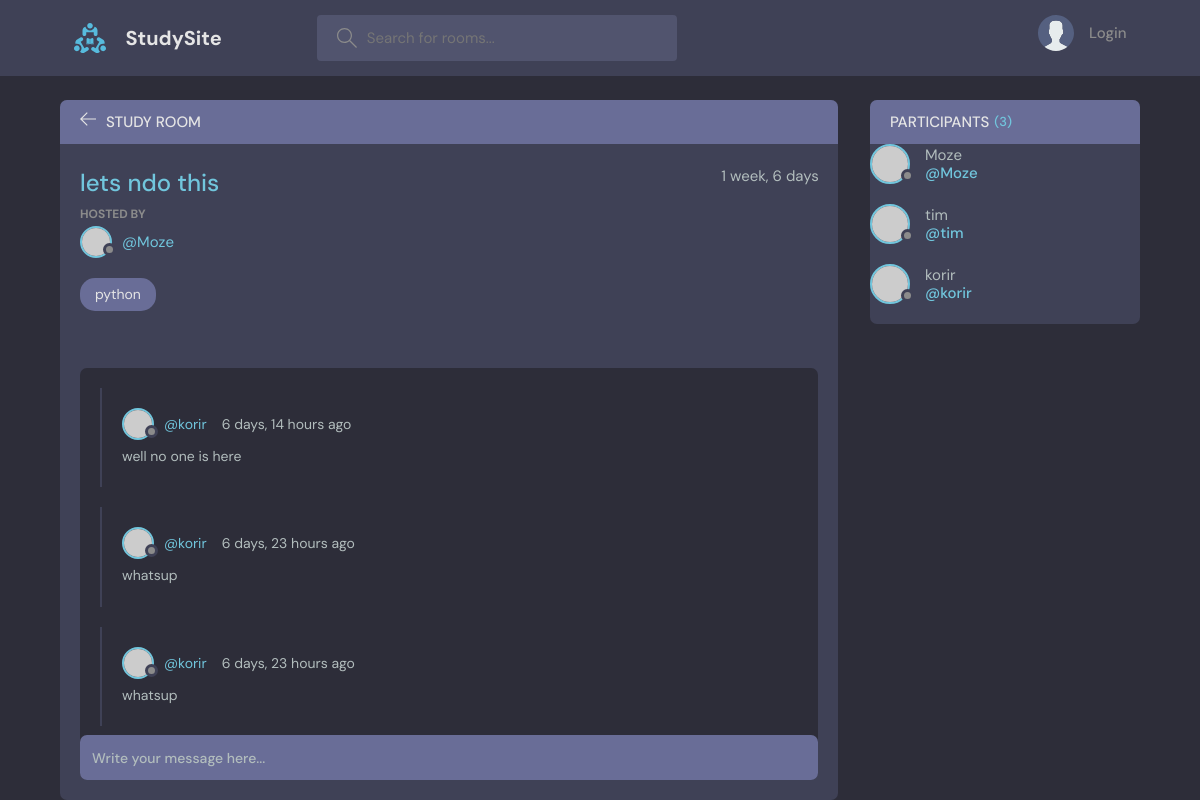
The page /room/4/ on the database its author committed.
### base/models.py (models this page shows, shortened)
class Room(models.Model):
    host =models.ForeignKey(User,on_delete=models.CASCADE)
    topic =models.ForeignKey(Topic,on_delete=models.SET_NULL,null=True)
    name = models.CharField(max_length=200)
    description = models.TextField(null=True,blank=True)
    participants = models.ManyToManyField(User,related_name='participants',blank=True)
    updated = models.DateTimeField(auto_now=True)
    created = models.DateTimeField(auto_now_add=True)
    class Meta:
        ordering = ['-updated','-created']

class Topic(models.Model):
    name = models.CharField(max_length=200)
    def __str__(self):
        return self.name

class Message(models.Model):
    user = models.ForeignKey(User,on_delete=models.CASCADE)
    room = models.ForeignKey(Room, on_delete=models.CASCADE)
    body = models.TextField()
    updated = models.DateTimeField(auto_now=True)
    created = models.DateTimeField(auto_now_add=True)
    class Meta:
        ordering = ['-updated','-created']

### base/views.py (the view, shortened to what this page needs)
# urls.py: path('room/<str:pk>/',views.room,name="room"),
def room(request,pk):
    room = Room.objects.get(id=pk)
    room_messages = room.message_set.all()
    participants = room.participants.all()
    context = {'room':room,'room_messages':room_messages,'participants':participants}
    return render(request,'base/room.html',context)

### base/templates/base/room.html (shortened to what this page needs)
{% extends 'main.html' %}
{% block content %}
    <main class="profile-page layout layout--2">
      <div class="container">
        <div class="room">
          <div class="room__top">
            <div class="room__topLeft">
              <a href="{% url 'home' %}">
                <svg version="1.1" xmlns="http://www.w3.org/2000/svg" width="32" height="32" viewBox="0 0 32 32">
                  <title>arrow-left</title>
                  <path
                    d="M13.723 2.286l-13.723 13.714 13.719 13.714 1.616-1.611-10.96-10.96h27.625v-2.286h-27.625l10.965-10.965-1.616-1.607z"
                  ></path>
                </svg>
              </a>
              <h3>Study Room</h3>
            </div>
          </div>
          <div class="room__box scroll">
            <div class="room__header scroll">
              <div class="room__info">
                <h3>{{room.name}}</h3>
                <span>{{room.created|timesince}}</span>
              </div>
              <div class="room__hosted">
                <p>Hosted By</p>
                <a href="{% url 'user-profile' room.host.id %}" class="room__author">
                  <div class="avatar avatar--small">
                    <img src="https://randomuser.me/api/portraits/men/37.jpg" />
                  </div>
                  <span>@{{room.host.username}}</span>
                </a>
              </div>
              <span class="room__topics">{{room.topic}}</span>
            </div>
            <div class="room__conversation">
              <div class="threads scroll">
                {% for message in room_messages %}
                <div class="thread">
                  <div class="thread__top">
                    <div class="thread__author">
                      <a href="{% url 'user-profile' message.user.id " class="thread__authorInfo">
                        <div class="avatar avatar--small">
                          <img src="https://randomuser.me/api/portraits/men/37.jpg" />
                        </div>
                        <span>@{{message.user.username}}</span>
                      </a>
                      <span class="thread__date">{{message.created|timesince}} ago</span>
                    </div>
                  </div>
                  <div class="thread__details">
                    {{message.body}}
                  </div>
                </div>
                {% endfor %}
              </div>
            </div>
          </div>
          <div class="room__message">
            <form action="#"><input name="" placeholder="Write your message here..." /></form>
          </div>
        </div>
        <div class="participants">
          <h3 class="participants__top">Participants <span>({{participants.count}})</span></h3>
          {% for user in participants %}
            <a href="{% url 'user-profile' user.id %}" class="participant">
              <div class="avatar avatar--medium">
                <img src="https://randomuser.me/api/portraits/men/37.jpg" />
              </div>
              <p>
               {{user.username}}
                <span>@{{user.username}}</span>
              </p>
            </a>
            {% endfor %}
          </div>
        </div>
    </main>
{% endblock %}

### rows shown on the page
Room: name "lets ndo this", created "1 week, 6 days", host.username "Moze", topic "python"
Message: user.username "korir", created "6 days, 14 hours", body "well no one is here"
Message: user.username "korir", created "6 days, 23 hours", body "whatsup"
Message: user.username "korir", created "6 days, 23 hours", body "whatsup"

### other values the page prints
{{ participants.count }} "3"
{{ user.username }} "Moze"
{{ user.username }} "tim"
{{ user.username }} "korir"
